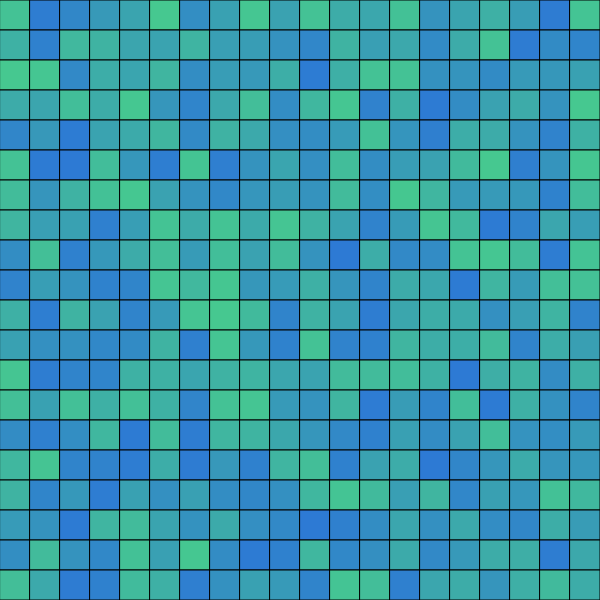
Frame 1 (no input)
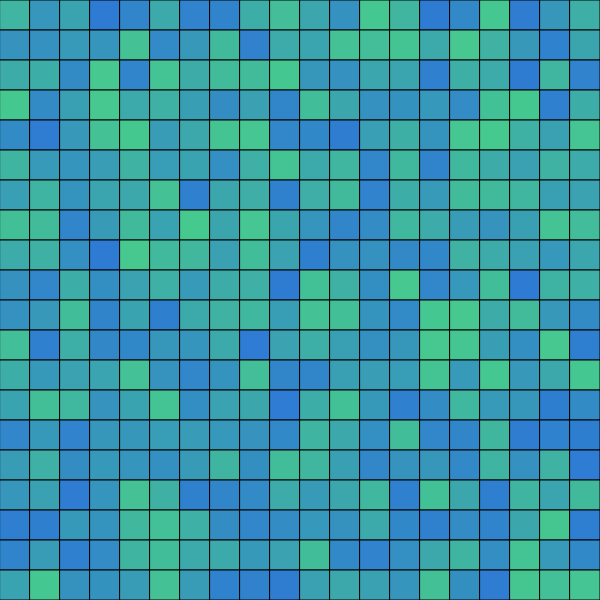
Frame 60 (no input)
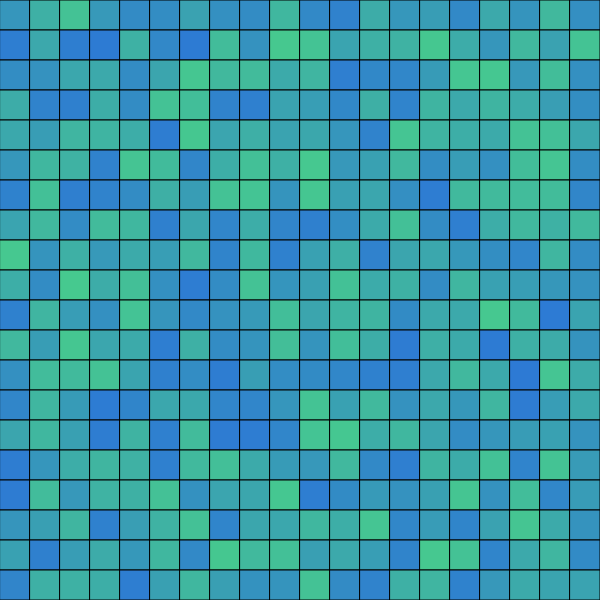
Frame 120 (the mouse pressed at the canvas centre since frame 60)

The p5.js sketch that drew these frames (run headless with seeded random() and noise() and a simulated clock; from frame 60 on, the mouse is pressed at the canvas centre):

// p5.js sketch
// ── sketch.js
// Deciated to Brenda <3

const RANDOM_MODE_A = 0;
const RANDOM_MODE_B = 1;

const STEP_MODE_RANDOM = 0;
const STEP_MODE_FIXED = 1;
const FIXED_INTERVAL = 0.005;

// SETTINGS
let useRandomColors = false;
let randomMode = RANDOM_MODE_B;
let stepMode = STEP_MODE_RANDOM;
// let startColors = [[245, 37, 218], [37, 236, 245]];
let startColors = ["#2d7ad4", "#46c98f"];
// END SETTINGS

let gameWidth = 600;
let gameHeight = 600;


window.setup = function setup() {
  createCanvas(gameWidth, gameHeight);

  gridSize = 20;
  width = gameWidth / gridSize;
  height = gameHeight / gridSize;

  values = {};
  directions = {};
  colorQueue = {};

  if (typeof startColors === "undefined") _startColors = [];
  else if (startColors) {
    _startColors = startColors.map(data =>
      color(...(typeof data === "string" ? [data] : data))
    );
  }

  for (let i = 0; i < gridSize ** 2; i++) {
    values[i] = Math.random();
    directions[i] = Math.random() > 0.5 ? 1 : -1;
    colorQueue[i] = [...(_startColors || [])];
  }

  for (let i = 0; i < gridSize ** 2; i++) {
    while (colorQueue[i].length <= 2) {
      let nextColor = randomColor();
      for (let j = 0; j < gridSize ** 2; j++) {
        colorQueue[j].push(nextColor);
      }
    }
  }
};

let randomColor = function() {};
if (randomMode == 1) {
  randomColor = () =>
    color(
      parseInt(Math.random() * 255),
      parseInt(Math.random() * 255),
      parseInt(Math.random() * 255)
    );
} else {
  randomColor = () =>
    color("#" + (((1 << 24) * Math.random()) | 0).toString(16));
}

window.draw = function draw() {
  background(0);

  for (let i = 0; i < gridSize ** 2; i++) {
    let xPos = (i % gridSize) * width;
    let yPos = parseInt(i / gridSize) * height;

    {
      let delta;
      if (stepMode == STEP_MODE_RANDOM) {
        delta = Math.random() / 80;
      } else if (stepMode == STEP_MODE_FIXED) {
        delta = FIXED_INTERVAL;
      }

      // Access value once for optimisation
      let value = values[i];
      let direction = directions[i];

      let newVal = value + direction * delta;
      if (newVal > 1 || newVal < 0) {
        if (useRandomColors) {
          while (colorQueue[i].length <= 2) {
            let newColor = randomColor();
            for (let j = 0; j < gridSize ** 2; j++) {
              colorQueue[j].push(newColor);
            }
          }
          colorQueue[i] = colorQueue[i].slice(1); // Supposedly this is faster than .shift();
        }
        direction = directions[i] = -direction;
      }
      values[i] += delta * direction;
    }

    fill(lerpColor(colorQueue[i][0], colorQueue[i][1], values[i]));

    rect(xPos, yPos, width, height);
  }
};
